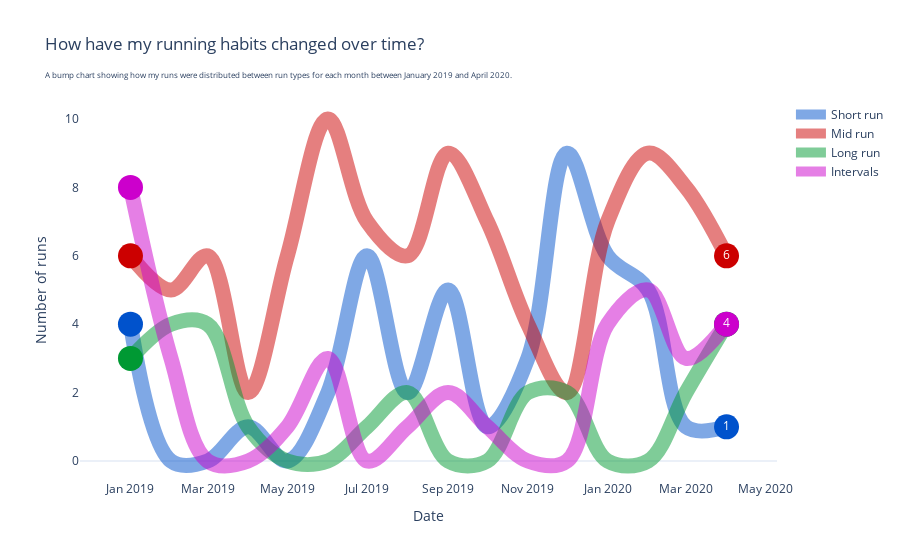

This figure's notebook cell:
### Code cell
df_S = df.loc[df['run_type'] == 'S']
df_M = df.loc[df['run_type'] == 'M']
df_L = df.loc[df['run_type'] == 'L']
df_I = df.loc[df['run_type'] == 'I']

fig = go.Figure()
fig.add_trace(go.Scatter(x=df_S.month, y=df_S.n_runs, mode = 'lines', line = dict(shape = 'spline', width = 15, color = 'rgba(0, 82, 204, 0.5)'), name = 'Short run'))
fig.add_trace(go.Scatter(x=df_M.month, y=df_M.n_runs, mode = 'lines', line = dict(shape = 'spline', width = 15, color = 'rgba(204, 0, 0, 0.5)'), name = 'Mid run'))
fig.add_trace(go.Scatter(x=df_L.month, y=df_L.n_runs, mode = 'lines', line = dict(shape = 'spline', width = 15, color = 'rgba(0, 153, 51, 0.5)'), name = 'Long run'))
fig.add_trace(go.Scatter(x=df_I.month, y=df_I.n_runs, mode = 'lines', line = dict(shape = 'spline', width = 15, color = 'rgba(204, 0, 204, 0.5)'), name = 'Intervals'))

fig.add_trace(go.Scatter(x = list(df_S.month)[::len(list(df_S.month))-1], y = list(df_S.n_runs)[::len(list(df_S.month))-1], mode = 'markers + text', text = ['', list(df_S.n_runs)[-1]], textfont = dict(color = 'white'), marker = dict(size = 25, color = 'rgb(0, 82, 204)'), showlegend = False, hoverinfo = 'skip'))
fig.add_trace(go.Scatter(x = list(df_M.month)[::len(list(df_M.month))-1], y = list(df_M.n_runs)[::len(list(df_M.month))-1], mode = 'markers + text', text = ['', list(df_M.n_runs)[-1]], textfont = dict(color = 'white'), marker = dict(size = 25, color = 'rgb(204, 0, 0)'), showlegend = False, hoverinfo = 'skip'))
fig.add_trace(go.Scatter(x = list(df_L.month)[::len(list(df_L.month))-1], y = list(df_L.n_runs)[::len(list(df_L.month))-1] , mode = 'markers + text', text = ['', list(df_L.n_runs)[-1]], textfont = dict(color = 'white'), marker = dict(size = 25, color = 'rgb(0, 153, 51)'), showlegend = False, hoverinfo = 'skip'))
fig.add_trace(go.Scatter(x = list(df_I.month)[::len(list(df_I.month))-1], y = list(df_I.n_runs)[::len(list(df_I.month))-1], mode = 'markers + text', text = ['', list(df_I.n_runs)[-1]], textfont = dict(color = 'white'), marker = dict(size = 25, color = 'rgb(204, 0, 204)'), showlegend = False, hoverinfo = 'skip'))

fig.update_layout(title = 'How have my running habits changed over time? <br><sub><sub>A bump chart showing how my runs were distributed between run types for each month between January 2019 and April 2020.</sub></sub>')
fig.update_layout(template = 'plotly_white')
fig.update_xaxes(title= 'Date', showgrid=False)
fig.update_yaxes(title = 'Number of runs', showgrid=False)
fig.show()

### Figure 1 — Plotly figure (JSON) as saved in the notebook; plotly's stock layout.template omitted (floating-point values rounded to 4 significant figures)
{"data": [{"line": {"color": "rgba(0, 82, 204, 0.5)", "shape": "spline", "width": 15}, "mode": "lines", "name": "Short run", "type": "scatter", "x": ["2019-01-01T00:00:00", "2019-02-01T00:00:00", "2019-03-01T00:00:00", "2019-04-01T00:00:00", "2019-05-01T00:00:00", "2019-06-01T00:00:00", "2019-07-01T00:00:00", "2019-08-01T00:00:00", "2019-09-01T00:00:00", "2019-10-01T00:00:00", "2019-11-01T00:00:00", "2019-12-01T00:00:00", "2020-01-01T00:00:00", "2020-02-01T00:00:00", "2020-03-01T00:00:00", "2020-04-01T00:00:00"], "y": [4, 0, 0, 1, 0, 2, 6, 2, 5, 1, 3, 9, 6, 5, 1, 1]}, {"line": {"color": "rgba(204, 0, 0, 0.5)", "shape": "spline", "width": 15}, "mode": "lines", "name": "Mid run", "type": "scatter", "x": ["2019-01-01T00:00:00", "2019-02-01T00:00:00", "2019-03-01T00:00:00", "2019-04-01T00:00:00", "2019-05-01T00:00:00", "2019-06-01T00:00:00", "2019-07-01T00:00:00", "2019-08-01T00:00:00", "2019-09-01T00:00:00", "2019-10-01T00:00:00", "2019-11-01T00:00:00", "2019-12-01T00:00:00", "2020-01-01T00:00:00", "2020-02-01T00:00:00", "2020-03-01T00:00:00", "2020-04-01T00:00:00"], "y": [6, 5, 6, 2, 6, 10, 7, 6, 9, 7, 4, 2, 7, 9, 8, 6]}, {"line": {"color": "rgba(0, 153, 51, 0.5)", "shape": "spline", "width": 15}, "mode": "lines", "name": "Long run", "type": "scatter", "x": ["2019-01-01T00:00:00", "2019-02-01T00:00:00", "2019-03-01T00:00:00", "2019-04-01T00:00:00", "2019-05-01T00:00:00", "2019-06-01T00:00:00", "2019-07-01T00:00:00", "2019-08-01T00:00:00", "2019-09-01T00:00:00", "2019-10-01T00:00:00", "2019-11-01T00:00:00", "2019-12-01T00:00:00", "2020-01-01T00:00:00", "2020-02-01T00:00:00", "2020-03-01T00:00:00", "2020-04-01T00:00:00"], "y": [3, 4, 4, 1, 0, 0, 1, 2, 0, 0, 2, 2, 0, 0, 2, 4]}, {"line": {"color": "rgba(204, 0, 204, 0.5)", "shape": "spline", "width": 15}, "mode": "lines", "name": "Intervals", "type": "scatter", "x": ["2019-01-01T00:00:00", "2019-02-01T00:00:00", "2019-03-01T00:00:00", "2019-04-01T00:00:00", "2019-05-01T00:00:00", "2019-06-01T00:00:00", "2019-07-01T00:00:00", "2019-08-01T00:00:00", "2019-09-01T00:00:00", "2019-10-01T00:00:00", "2019-11-01T00:00:00", "2019-12-01T00:00:00", "2020-01-01T00:00:00", "2020-02-01T00:00:00", "2020-03-01T00:00:00", "2020-04-01T00:00:00"], "y": [8, 3, 0, 0, 1, 3, 0, 1, 2, 1, 0, 0, 4, 5, 3, 4]}, {"hoverinfo": "skip", "marker": {"color": "rgb(0, 82, 204)", "size": 25}, "mode": "markers+text", "showlegend": false, "text": ["", "1"], "textfont": {"color": "white"}, "type": "scatter", "x": ["2019-01-01T00:00:00", "2020-04-01T00:00:00"], "y": [4, 1]}, {"hoverinfo": "skip", "marker": {"color": "rgb(204, 0, 0)", "size": 25}, "mode": "markers+text", "showlegend": false, "text": ["", "6"], "textfont": {"color": "white"}, "type": "scatter", "x": ["2019-01-01T00:00:00", "2020-04-01T00:00:00"], "y": [6, 6]}, {"hoverinfo": "skip", "marker": {"color": "rgb(0, 153, 51)", "size": 25}, "mode": "markers+text", "showlegend": false, "text": ["", "4"], "textfont": {"color": "white"}, "type": "scatter", "x": ["2019-01-01T00:00:00", "2020-04-01T00:00:00"], "y": [3, 4]}, {"hoverinfo": "skip", "marker": {"color": "rgb(204, 0, 204)", "size": 25}, "mode": "markers+text", "showlegend": false, "text": ["", "4"], "textfont": {"color": "white"}, "type": "scatter", "x": ["2019-01-01T00:00:00", "2020-04-01T00:00:00"], "y": [8, 4]}], "layout": {"title": {"text": "How have my running habits changed over time? <br><sub><sub>A bump chart showing how my runs were distributed between run types for each month between January 2019 and April 2020.</sub></sub>"}, "xaxis": {"showgrid": false, "title": {"text": "Date"}}, "yaxis": {"showgrid": false, "title": {"text": "Number of runs"}}}}
